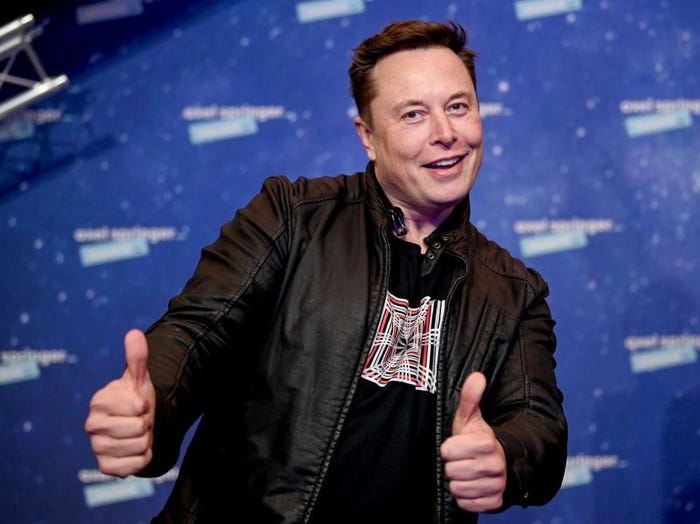
#> input picture ImageAnalyzis/04/elon_thumbs.jpeg, 700 x 524 px
$ python -i imgmorph.py   (imports and definitions only)
#> lines starting #> are read from the running program, lines starting #| are printed output that depends on the picture
import cv2
import matplotlib.pylab as plt
import numpy as np
from itertools import combinations, product, permutations
import seaborn as sns
# [1 line not run here, left out]
import os


class ImgMorph:
    def __init__(self, img, name=None, gray_scaled=False):
        self.img = img
        self.name = name
        self.gray_scaled = gray_scaled
        self.histogram = None

    @property
    def shape(self):
        return self.img.shape

    def change_color_space(self, tcs):
        return ImgMorph(cv2.cvtColor(self.img, tcs), gray_scaled=self.gray_scaled)

    def gray(self):
        return ImgMorph(cv2.cvtColor(self.img, cv2.COLOR_BGR2GRAY), gray_scaled=True)

    def normalize(self, alpha=0, beta=255, norm_type=cv2.NORM_MINMAX):
        return ImgMorph(cv2.normalize(self.img, None, alpha=0, beta=255,
                        norm_type=norm_type), gray_scaled=self.gray_scaled)

    def crop(self, x, y, dx, dy):
        return ImgMorph(self.img[y - dy:y + dy, x - dx:x + dx], gray_scaled=self.gray_scaled)

    def filter2D(self, kernel):
        return ImgMorph(cv2.filter2D(self.img, -1, kernel))

    # [10 lines left out: function equalize, not called in this run]

    def threshold(self, t=0, upper=255, kind=0):
        return ImgMorph(cv2.threshold(self.img, t, upper, kind)[1], gray_scaled=self.gray_scaled)

    def open(self, kernel, iterations: int = 1):
        return ImgMorph(cv2.morphologyEx(self.img, cv2.MORPH_OPEN, kernel, iterations=iterations), gray_scaled=self.gray_scaled)

    def close(self, kernel, iterations: int = 1):
        return ImgMorph(cv2.morphologyEx(self.img, cv2.MORPH_CLOSE, kernel, iterations=iterations), gray_scaled=self.gray_scaled)

    def dilate(self, kernel):
        return ImgMorph(cv2.dilate(self.img, kernel, 0), gray_scaled=self.gray_scaled)

    def find_contours(self):
        return cv2.findContours(self.img, cv2.RETR_TREE, cv2.CHAIN_APPROX_SIMPLE)

    def __add__(self, other):
        return ImgMorph((np.logical_or(self.img, other.img) * 255).astype(np.uint8))

    def calculate_histogram(self, normalize=True, num_bins=256):
        color = ("k",) if self.gray_scaled else ('b', 'g', 'r')
        histogram = []
        for i, col in enumerate(color):
            histr = cv2.calcHist([self.img], [i], None, [num_bins], [0, 256])
            if normalize:
            #    histr = cv2.equalizeHist(histr)
               histr = cv2.normalize(histr, None, alpha=0, beta=1, norm_type=cv2.NORM_MINMAX)
            histogram.append((histr, col))

        self.histogram = histogram
        return histogram

    # [16 lines left out: function compare_histogram, not called in this run]

    @property
    def picture(self):
        self.show_picture(3)

    # [8 lines left out: function show_picture, not called in this run]

    def show_histogram(self, colors="rgbk", bins=256, size=5, normalize=True):
        fig, ax = plt.subplots(1, 2, figsize=(size * 2, size))

        ax[0].set_axis_off()

        if self.gray_scaled:
            ax[0].imshow(self.img, cmap="gray")
        else:
            ax[0].imshow(self.img)

        self.calculate_histogram(normalize=normalize, num_bins=bins)

        for histr, color in self.histogram:
            if color in colors:
                ax[1].plot(histr, color=color)

        plt.show()

>>> import cv2
>>> picture = cv2.imread('elon_thumbs.jpeg')
#> picture is the input picture: shape (524, 700, 3); mean B, G, R 101.6, 62.7, 57.2
>>> result = ImgMorph(picture).show_histogram()
#> after the loop in calculate_histogram, `for i, col in enumerate(color):`: histogram = 3 items
#> the loop in show_histogram, `for histr, color in self.histogram:` made 3 passes
#> color on passes 1 to 3: 'b', 'g', 'r'
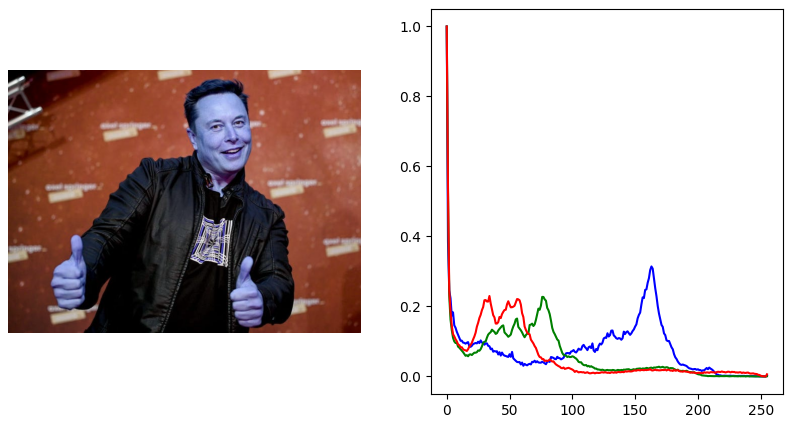
#> figure drawn by matplotlib, 2 panels; B, G, R data is drawn as R, G, B; panel 2: curve peaks at x = 0, y = 1; panel 2: curve peaks at x = 0, y = 1; panel 2: curve peaks at x = 0, y = 1

$ run again, on ImageAnalyzis/04/street.jpg
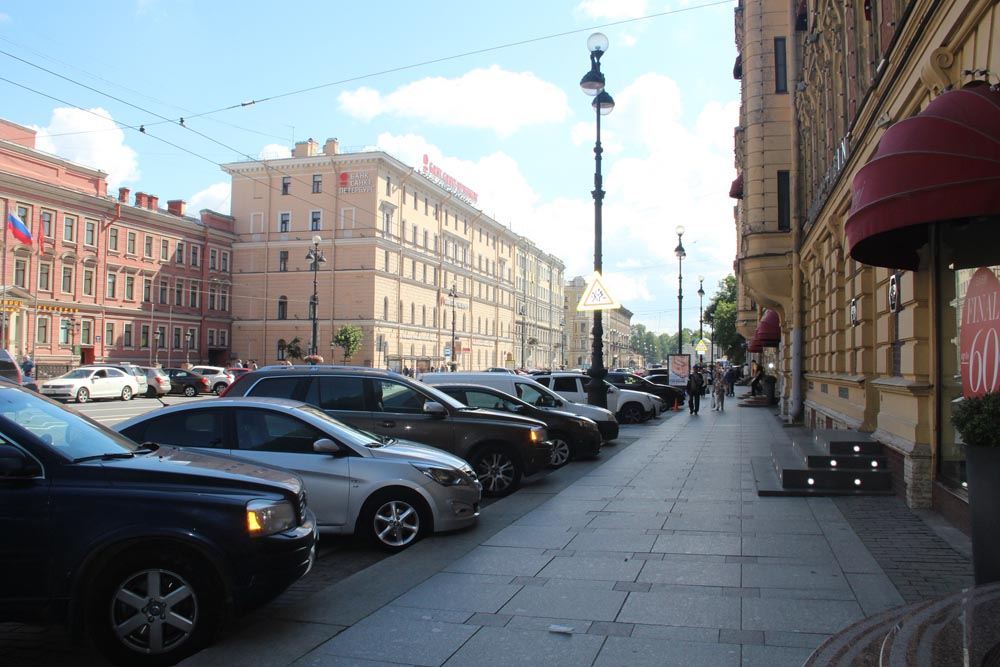
#> input picture ImageAnalyzis/04/street.jpg, 1000 x 667 px
#> picture is the input picture: shape (667, 1000, 3); mean B, G, R 128.7, 125.2, 121.8
#> after the loop in calculate_histogram, `for i, col in enumerate(color):`: histogram = 3 items
#> the loop in show_histogram, `for histr, color in self.histogram:` made 3 passes
#> color on passes 1 to 3: 'b', 'g', 'r'
#> `result = ImgMorph(picture).show_histogram()`:
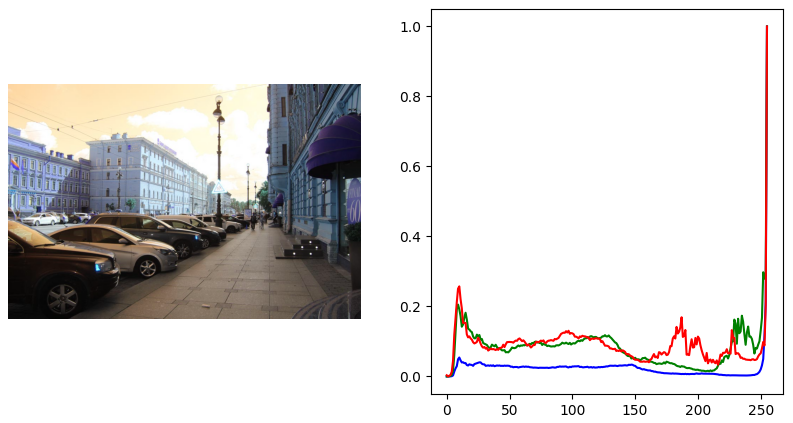
#> figure drawn by matplotlib, 2 panels; B, G, R data is drawn as R, G, B; panel 2: curve peaks at x = 255, y = 1; panel 2: curve peaks at x = 255, y = 1; panel 2: curve peaks at x = 255, y = 1
